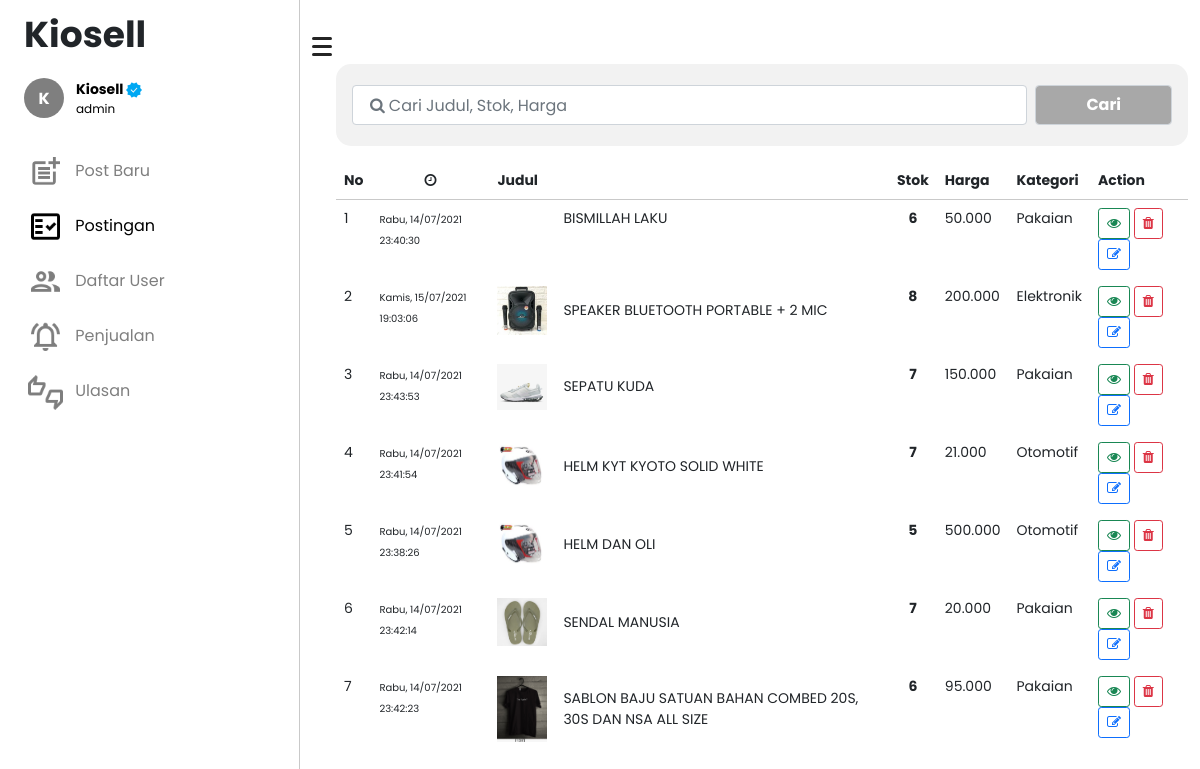
The app's page /admin/postingan (signed in), older data.
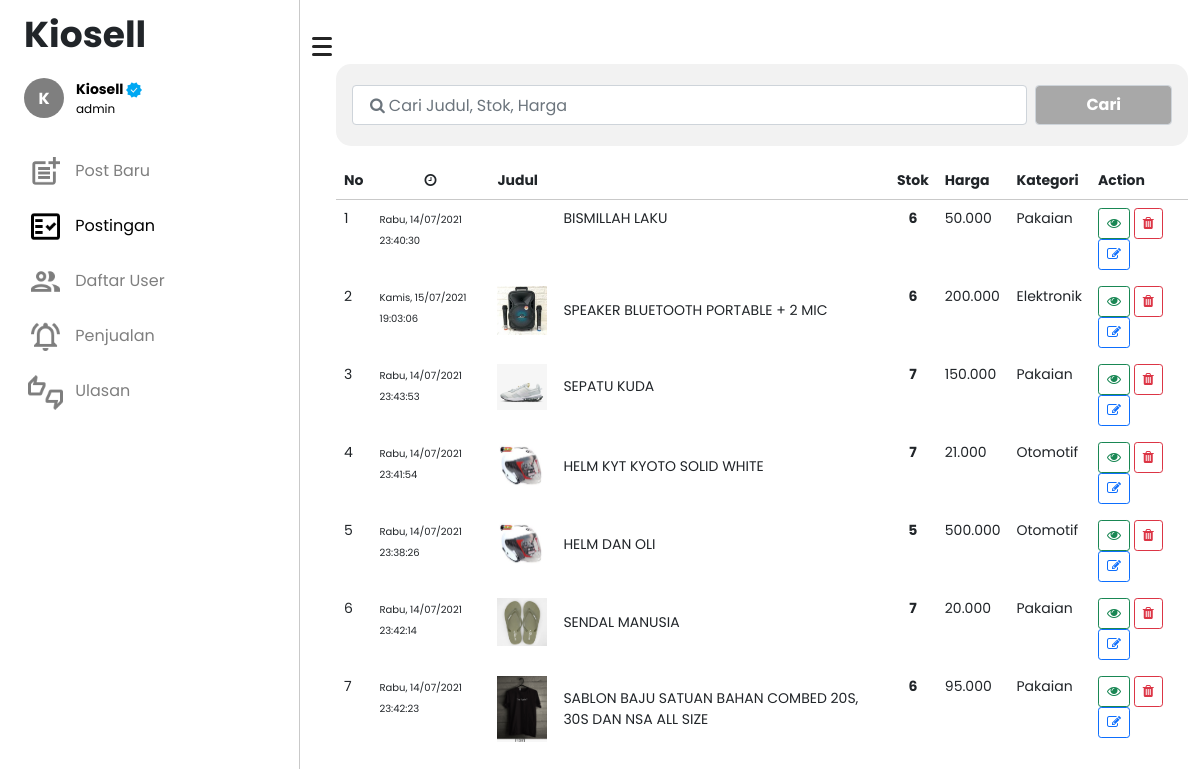
The same page, newer data.
### tables this page shows
CREATE TABLE `barang` (
  `id_barang` int(11) NOT NULL,
  `id_admin` int(11) DEFAULT NULL,
  `gambar1` text DEFAULT NULL,
  `gambar2` text DEFAULT NULL,
  `gambar3` text DEFAULT NULL,
  `nama_barang` varchar(100) DEFAULT NULL,
  `harga` varchar(50) DEFAULT NULL,
  `berat` int(11) DEFAULT NULL,
  `kondisi` enum('Baru','Bekas') DEFAULT NULL,
  `deskripsi` text DEFAULT NULL,
  `kategori` varchar(50) DEFAULT NULL,
  `jml_barang` varchar(20) DEFAULT NULL,
  `wkt_post` varchar(50) DEFAULT NULL
);

### admin/postingan.php (the view, shortened to what the changed rows need)
<?php
include "koneksi.php";
$barang = mysqli_query($conn, "SELECT *FROM barang ORDER BY id_barang DESC");
?>
<!DOCTYPE html>
<html lang="en">
<head>
    <link rel="stylesheet" href="assets/css/main.css">
    <link href="https://cdn.jsdelivr.net/npm/bootstrap@5.0.1/dist/css/bootstrap.min.css" rel="stylesheet">
</head>
<body>
    <div class="container-fluid">
        <div class="row flex-nowrap">
            <div class="col py-3 mt-5" id="content">
                <table class="table table-borderless">
                    <thead>
                        <tr style="border-bottom: 1px solid #C9C9C9;">
                            <th scope="col">No</th>
                            <th scope="col" class="text-center"><i class="fa fa-clock-o"></i></th>
                            <th scope="col">Judul</th>
                            <th scope="col" class="text-center">Stok</th>
                            <th scope="col">Harga</th>
                            <th scope="col">Kategori</th>
                            <th scope="col">Action</th>
                        </tr>
                    </thead>
                    <tbody>
                        <?php $i = 1 ?>
                        <?php foreach ($barang as $crs) : ?>
                            <tr>
                                <td><?= $i++; ?></td>
                                <td><small style="font-size: 10px;"><?= $crs["wkt_post"] ?></small></td>
                                <td class="d-flex align-items-center text-capitalize">
                                    <img src="assets/img/post/<?= $crs['gambar1'] ?>" class="me-3" width="50" alt="">
                                    <?= $crs["nama_barang"]; ?>
                                </td>
                                <td class="fw-bold text-center"><?= $crs["jml_barang"]; ?></td>
                                <td><?= number_format($crs["harga"], '0', '', '.'); ?></td>
                                <td><?= $crs["kategori"]; ?></td>
                                <td>
                                    <a href="../produk?id=<?= $crs["id_barang"] ?>" class="btn btn-outline-success btn-sm" target="_blank" title="Lihat <?= $crs['nama_barang'] ?>">
                                        <i class="fa fa-eye"></i>
                                    </a>
                                    <a href="hapus-post?id_post=<?= $crs["id_barang"] ?>" class="btn btn-outline-danger btn-sm" title="Hapus <?= $crs['nama_barang'] ?>" onclick=" return confirm('Yakin Ingin Menghapus <?= $crs["nama_barang"] ?>  ?')">
                                        <i class="fa fa-trash"></i>
                                    </a>
                                    <a href="edit-post?id_post=<?= $crs["id_barang"] ?>" class="btn btn-outline-primary btn-sm" title="Lihat <?= $crs['nama_barang'] ?>">
                                        <i class="fa fa-edit"></i>
                                    </a>
                                </td>
                            </tr>
                        <?php endforeach; ?>
                    </tbody>
                </table>
            </div>
        </div>
    </div>
</body>
</html>

Row changes from the older to the newer data that the page shows:
changed barang "SPEAKER BLUETOOTH PORTABLE + 2 MIC": jml_barang "8" → "6"
